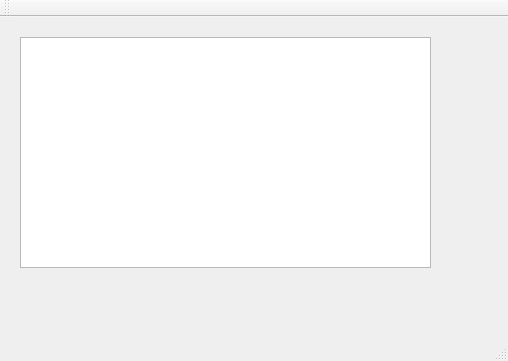
<?xml version="1.0" encoding="UTF-8"?>
<ui version="4.0">
 <class>MainWindow</class>
 <widget class="QMainWindow" name="MainWindow">
  <property name="geometry">
   <rect>
    <x>0</x>
    <y>0</y>
    <width>508</width>
    <height>361</height>
   </rect>
  </property>
  <property name="windowTitle">
   <string>MainWindow</string>
  </property>
  <widget class="QWidget" name="centralWidget">
   <widget class="QListWidget" name="listWidget">
    <property name="geometry">
     <rect>
      <x>20</x>
      <y>20</y>
      <width>411</width>
      <height>231</height>
     </rect>
    </property>
   </widget>
  </widget>
  <widget class="QMenuBar" name="menuBar">
   <property name="geometry">
    <rect>
     <x>0</x>
     <y>0</y>
     <width>508</width>
     <height>22</height>
    </rect>
   </property>
  </widget>
  <widget class="QToolBar" name="mainToolBar">
   <attribute name="toolBarArea">
    <enum>TopToolBarArea</enum>
   </attribute>
   <attribute name="toolBarBreak">
    <bool>false</bool>
   </attribute>
  </widget>
  <widget class="QStatusBar" name="statusBar"/>
 </widget>
 <layoutdefault spacing="6" margin="11"/>
 <resources/>
 <connections/>
</ui>
